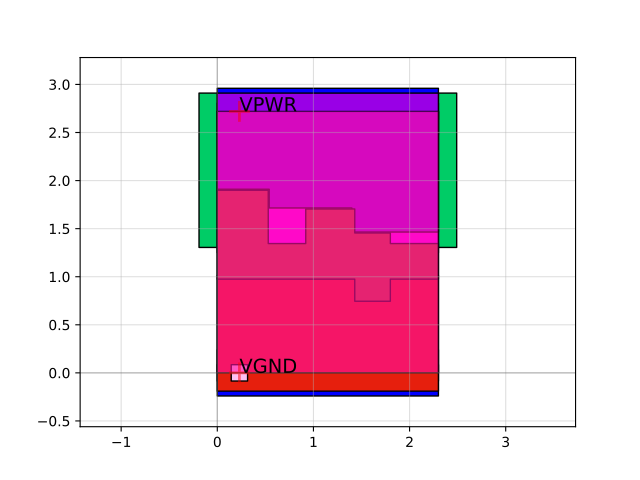

The Python source for this figure:
import sky130

c = sky130.components.sky130_fd_sc_hd__and2_0()
c.plot()
